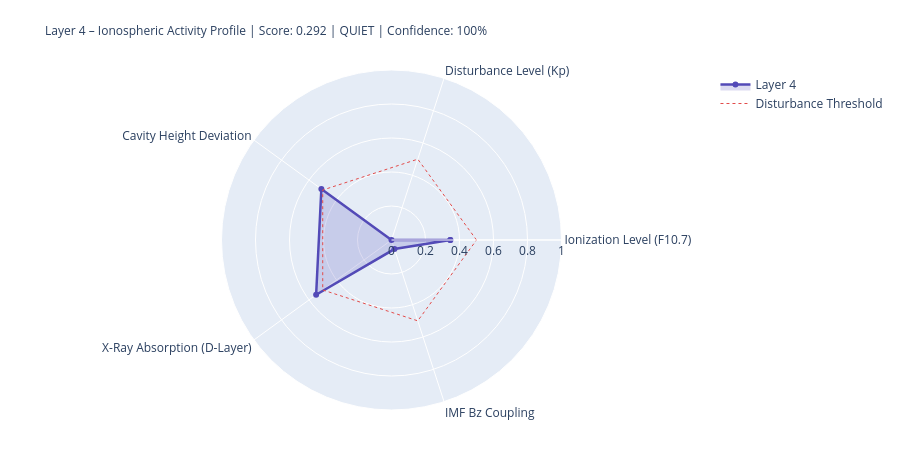

Write notebook code for a chart like this one.
### Markdown cell above
---
## 4. State Assessment & Handoff to Layer 5

### Code cell
# ============================================================
# LAYER-4-SCORE
# ============================================================

COMPONENTS = {
    'Ionization Level (F10.7)':    {'score': ioniz,       'source': 'primary' if f107_now else 'from_layer0', 'dynamic': True},
    'Disturbance Level (Kp)':          {'score': disturb,     'source': 'primary' if kp_now   else 'from_layer0', 'dynamic': True},
    'Cavity Height Deviation':    {'score': h_dev,       'source': 'derived',                                'dynamic': True},
    'X-Ray Absorption (D-Layer)':{'score': xray_ioniz,  'source': 'primary' if xray_now else 'missing',     'dynamic': True},
    'IMF Bz Coupling':             {'score': bz_coupling, 'source': 'primary' if bz_now   else 'from_layer0', 'dynamic': True},
}

available    = {k: v['score'] for k, v in COMPONENTS.items() if v['score'] is not None}
unavailable  = [k for k, v in COMPONENTS.items() if v['score'] is None]
layer4_score = round(sum(available.values()) / len(available), 4) if available else None
confidence   = round(len(available) / len(COMPONENTS), 2)
level = ('unknown' if layer4_score is None
         else 'quiet'   if layer4_score < 0.3
         else 'moderate' if layer4_score < 0.6
         else 'active')
dominant_l4 = max(available, key=available.get) if available else 'none'

# Resonance delta for Schumann SR-1
sr1_ref = schumann_freq(1, 80.0)
sr1_now = schumann_freq(1, h_eff)
sr1_delta_mhz = (sr1_now - sr1_ref) * 1000

# Propagation conditions
prop_cond = ('disturbed'   if kp_val > 4
             else 'unsettled' if kp_val > 2
             else 'normal')
if xray_class in ['X', 'M']:
    prop_cond = 'Radio-Blackout moeglich'

W = 68
print('=' * W)
print('LAYER 4 – IONOSPHERE – STATE ASSESSMENT')
print('=' * W)
for name, comp in COMPONENTS.items():
    s = comp['score']
    if s is not None:
        bar = '█' * int(s * 20) + '░' * (20 - int(s * 20))
        print(f'  {name:<36} {bar}  {s:.3f}  [{comp["source"]}]')
    else:
        print(f'  {name:<36} {"─" * 20}  n/a   [missing]')
print('-' * W)
print(f'  Score:          {layer4_score:.3f}  ({len(available)}/{len(COMPONENTS)} components)')
print(f'  Confidence:     {confidence:.0%}')
print(f'  Level:          {level.upper()}')
print(f'  Dominant:       {dominant_l4}')
print(f'  Cavity height:  {h_eff:.1f} km  (Ref: 80.0 km)')
print(f'  SR-1:           {sr1_now:.3f} Hz  (Δ {sr1_delta_mhz:+.1f} mHz vs. ref)')
print(f'  Propagation:    {prop_cond}')
print(f'  X-Ray:          {xray_class}-class  ({xray_now:.2e} W/m²)' if xray_now else '  X-Ray:          n/a')
print('=' * W)

# Radar
cats   = list(available.keys())
vals_r = list(available.values())
if len(cats) >= 3:
    fig = go.Figure()
    fig.add_trace(go.Scatterpolar(
        r=vals_r + [vals_r[0]], theta=cats + [cats[0]],
        fill='toself', fillcolor='rgba(83,74,183,0.20)',
        line=dict(color='#534AB7', width=2.5), name='Layer 4'
    ))
    fig.add_trace(go.Scatterpolar(
        r=[0.5] * (len(cats)+1), theta=cats + [cats[0]],
        line=dict(color='#E24B4A', dash='dot', width=1),
        mode='lines', name='Disturbance Threshold'
    ))
    fig.update_layout(
        title=dict(
            text=f'Layer 4 – Ionospheric Activity Profile | Score: {layer4_score:.3f} | {level.upper()} | Confidence: {confidence:.0%}',
            font=dict(size=12)
        ),
        polar=dict(radialaxis=dict(visible=True, range=[0, 1])),
        height=450, showlegend=True,
        margin=dict(l=80, r=80, t=70, b=40)
    )
    fig.show()

### Figure 1 — Plotly figure (JSON) as saved in the notebook; plotly's stock layout.template omitted (floating-point values rounded to 4 significant figures)
{"data": [{"fill": "toself", "fillcolor": "rgba(83,74,183,0.20)", "line": {"color": "#534AB7", "width": 2.5}, "name": "Layer 4", "r": [0.346, 0.0, 0.51, 0.548, 0.056, 0.346], "theta": ["Ionization Level (F10.7)", "Disturbance Level (Kp)", "Cavity Height Deviation", "X-Ray Absorption (D-Layer)", "IMF Bz Coupling", "Ionization Level (F10.7)"], "type": "scatterpolar"}, {"line": {"color": "#E24B4A", "dash": "dot", "width": 1}, "mode": "lines", "name": "Disturbance Threshold", "r": [0.5, 0.5, 0.5, 0.5, 0.5, 0.5], "theta": ["Ionization Level (F10.7)", "Disturbance Level (Kp)", "Cavity Height Deviation", "X-Ray Absorption (D-Layer)", "IMF Bz Coupling", "Ionization Level (F10.7)"], "type": "scatterpolar"}], "layout": {"height": 450, "margin": {"b": 40, "l": 80, "r": 80, "t": 70}, "polar": {"radialaxis": {"range": [0, 1], "visible": true}}, "showlegend": true, "title": {"font": {"size": 12}, "text": "Layer 4 – Ionospheric Activity Profile | Score: 0.292 | QUIET | Confidence: 100%"}}}
